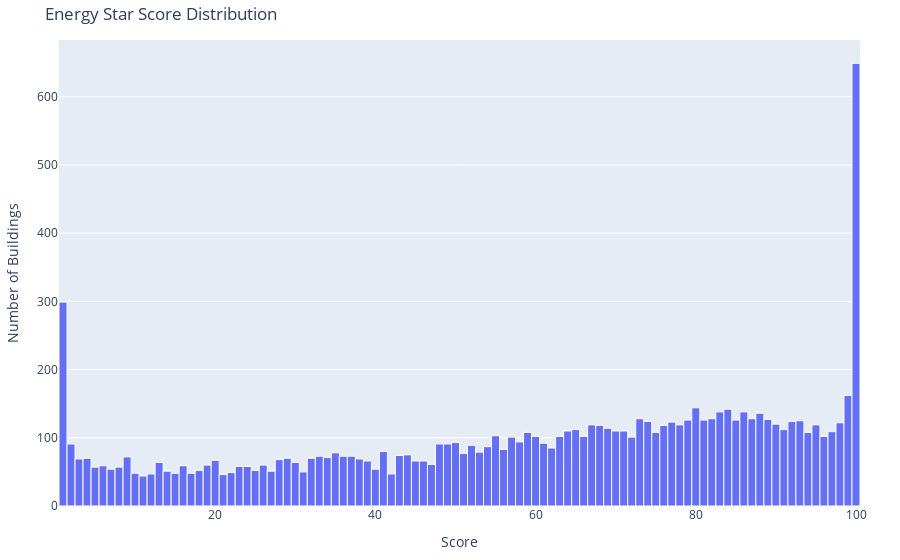

The cell this chart's notebook holds for it:
### Code cell
plt.figure(figsize=(10, 6))

fig=px.histogram(data, x="ENERGY STAR Score", nbins=100,labels={
                    "ENERGY STAR Score": "Score"},
                    title="Energy Star Score Distribution").update_layout(yaxis_title="Number of Buildings")

fig.update_traces(marker_line_width=1,marker_line_color="white")

fig.update_layout(
    margin=dict(l=20, r=40, t=40, b=20),
)
fig.show()

### Figure 1 — Plotly figure (JSON) as saved in the notebook; plotly's stock layout.template omitted (floating-point values rounded to 4 significant figures; data arrays with more than 128 entries replaced by an {"elided": "..."} marker saying what was removed)
{"data": [{"alignmentgroup": "True", "bingroup": "x", "hovertemplate": "Score=%{x}<br>count=%{y}<extra></extra>", "legendgroup": "", "marker": {"color": "#636efa", "line": {"color": "white", "width": 1}, "pattern": {"shape": ""}}, "name": "", "nbinsx": 100, "offsetgroup": "", "orientation": "v", "showlegend": false, "type": "histogram", "x": {"elided": "11746 int values"}, "xaxis": "x", "yaxis": "y"}], "layout": {"barmode": "relative", "legend": {"tracegroupgap": 0}, "margin": {"b": 20, "l": 20, "r": 40, "t": 40}, "title": {"text": "Energy Star Score Distribution"}, "xaxis": {"anchor": "y", "domain": [0, 1], "title": {"text": "Score"}}, "yaxis": {"anchor": "x", "domain": [0, 1], "title": {"text": "Number of Buildings"}}}}
